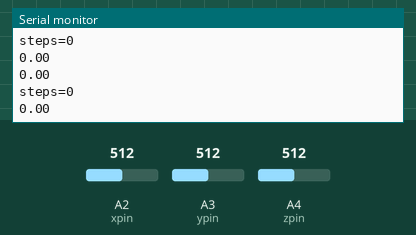
Simulated run of this sketch. Board: Arduino Uno, built with avr-gcc and run on an emulated ATmega328P. Parts: the last lines printed to the serial monitor. The test bench sets the inputs (shaded band); at power-on: A2 (xpin) = 512, A3 (ypin) = 512, A4 (zpin) = 512.

Above: at 1.5 s.
1.6 s: A2 (xpin) set to 716
At 1.66 s:
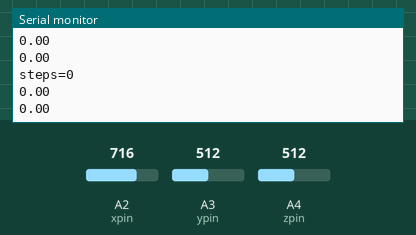
3.1 s: A3 (ypin) set to 716
At 3.28 s:
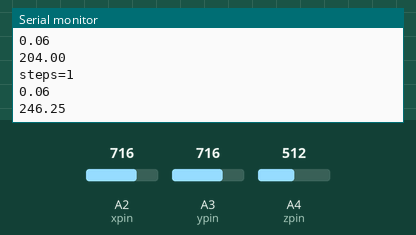
4.6 s: A2 (xpin) set to 900
At 4.68 s:
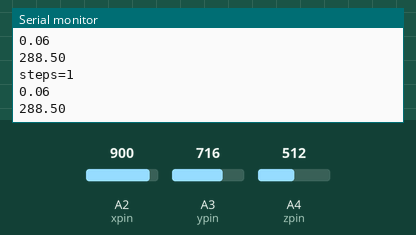
6.1 s: A3 (ypin) set to 900
At 6.3 s:
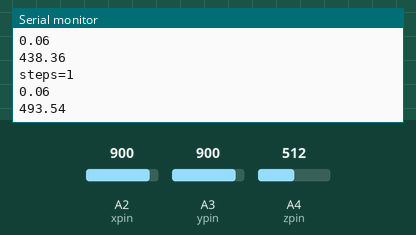
Timing chart, 0 to 8.6 s (numbered marks = the images above; inputs shaded):
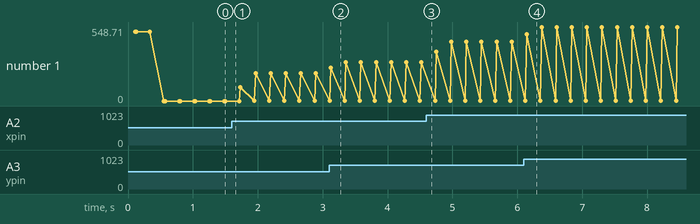

Measured:
- after the input at 3.1 s, the serial monitor: prints a new line at once (image 2)
- after the input at 6.1 s, the serial monitor: prints a new line at once (image 4)
- plotted number 1: 0 → 204 after the input at 1.6 s, 204 → 288.5 after the input at 3.1 s, 288.5 → 438.36 after the input at 4.6 s, 438.36 → 548.71 after the input at 6.1 s

The sketch:

dryrun1.ino
```cpp
#include <SoftwareSerial.h>
char junk;
String inputString="";
const int xpin=A2;
int ypin=A3;
int zpin=A4;
int powerpin=A0;
int gnd=A1;
float threshhold=80.0;
float xval[100]={0};
float yval[100]={0};
float zval[100]={0};
float xavg;
float yavg;
float zavg;
float calories;
SoftwareSerial BTserial(10, 11);
int steps,flag=0;
void setup()
{
Serial.begin(9600);
BTserial.begin(9600);
pinMode(powerpin,OUTPUT);
pinMode(gnd,OUTPUT);
digitalWrite(powerpin,HIGH);
digitalWrite(gnd,LOW);
calibrate();
}
void loop()
{int acc=0;
float totvect[100]={0};
float totave[100]={0};
float xaccl[100]={0};
float yaccl[100]={0};
float zaccl[100]={0};
for (int i=0;i<100;i++)
{
xaccl[i]=float(analogRead(xpin));
delay(1);
yaccl[i]=float(analogRead(ypin));
delay(1);
zaccl[i]=float(analogRead(zpin));
delay(1);
totvect[i] = sqrt(((xaccl[i]-xavg)* (xaccl[i]-xavg))+ ((yaccl[i] - yavg)*(yaccl[i] - yavg)) + ((zval[i] - zavg)*(zval[i] - zavg)));
totave[i] = (totvect[i] + totvect[i-1]) / 2 ;
Serial.println(totave[i]);
//BTserial.write(totave[i]);
delay(200);
if (totave[i]>threshhold && flag==0)
{
  steps=steps+1;
  flag=1;
}
 else if (totave[i] > threshhold && flag==1)
{

}
  if (totave[i] <threshhold  && flag==1)
  {flag=0;}
  Serial.println('\n');
  Serial.print("steps=");
 Serial.println(steps);
BTserial.print("steps=");
BTserial.print(steps);
BTserial.println('\n');
calories=0.063*steps;
Serial.println(calories);
BTserial.print("calories=");
BTserial.print(calories);
BTserial.println('\n');
}
delay(1000);
}
void calibrate()
{
digitalWrite(13,HIGH);
  float sum=0;
  float sum1=0;
  float sum2=0;
for (int i=0;i<100;i++)
{
xval[i]=float(analogRead(xpin));

sum=xval[i]+sum;
}
delay(100);
xavg=sum/100.0;

Serial.println(xavg);

for (int j=0;j<100;j++)
{
xval[j]=float(analogRead(xpin));

sum1=xval[j]+sum1;
}
yavg=sum1/100.0;

Serial.println(yavg);
delay(100);
for (int i=0;i<100;i++)
{
zval[i]=float(analogRead(zpin));

sum2=zval[i]+sum2;
}
zavg=sum2/100.0;
delay(100);
Serial.println(zavg);
}
```
